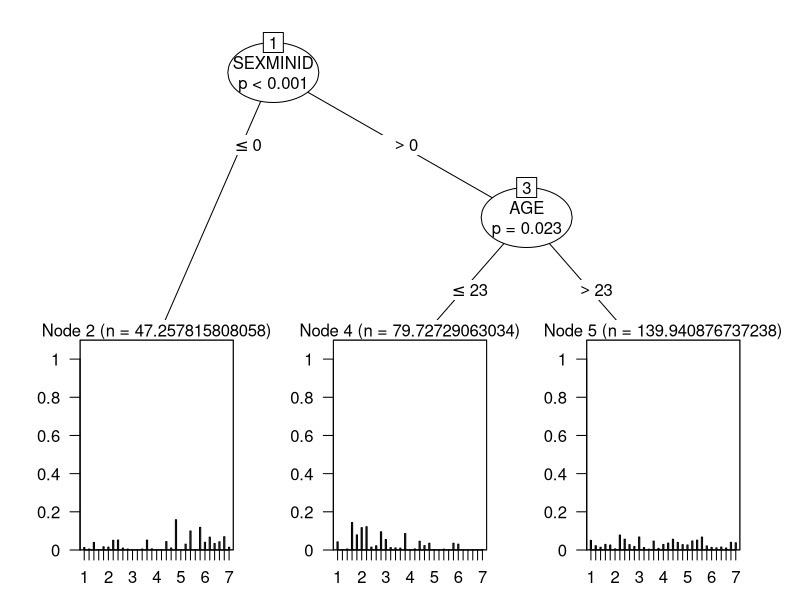
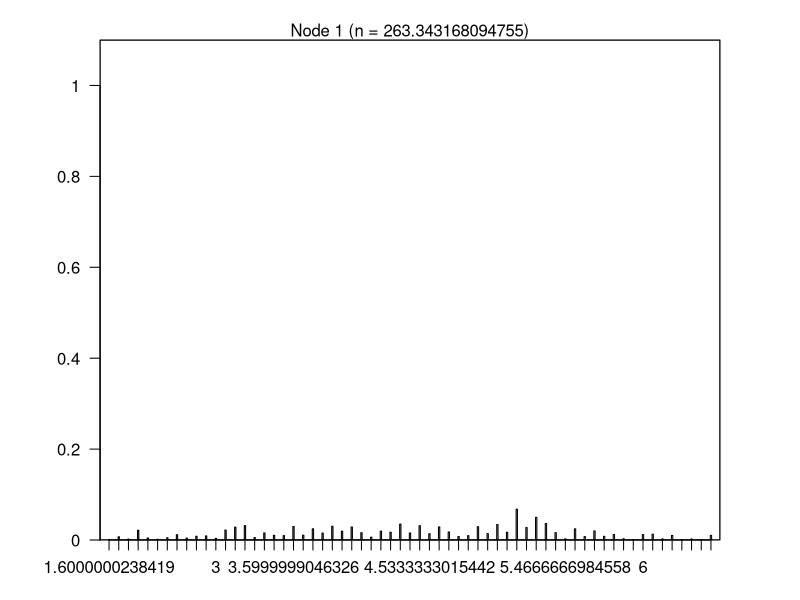
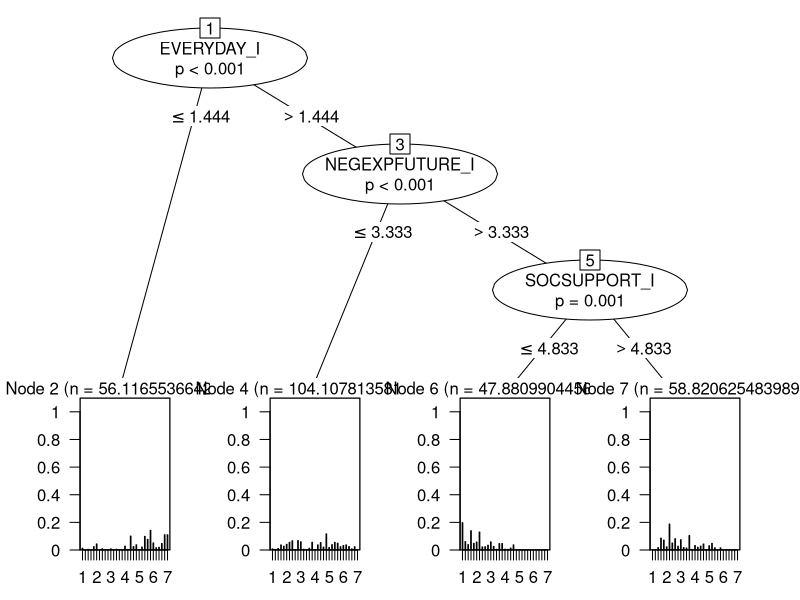
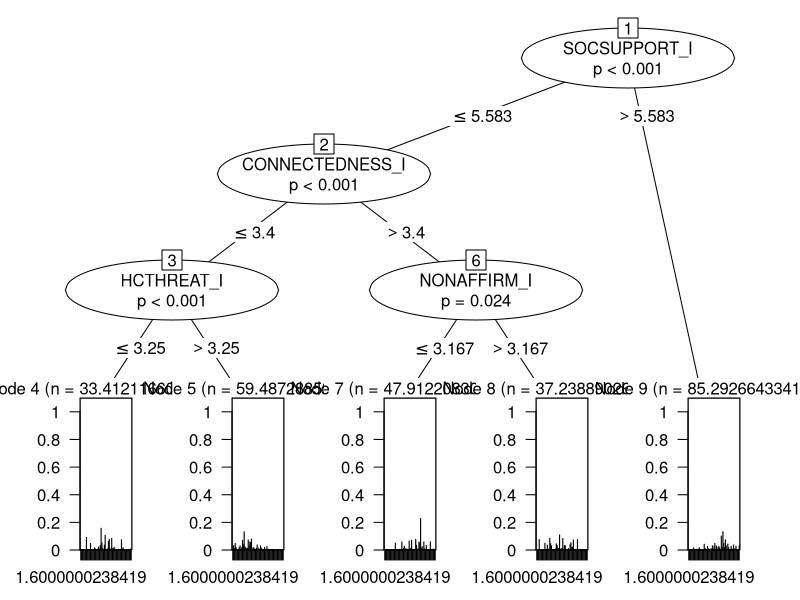

Source code (R) for these figures, in order:
## ---- chunk 1
library(partykit)
library(tidyverse)
## ---- chunk 2
transpop <- read.delim("37938-0005-Data.tsv")
## ---- chunk 3
transonly <- transpop |>
  filter(GENDER_IDENTITY > 2) |>
  mutate(GENDER_IDENTITY = as.factor(GENDER_IDENTITY)) |>
  select(
    STUDYID,
    WEIGHT_TRANSPOP,
    #demographics
    GENDER_IDENTITY,
    RACE_RECODE_CAT5,
    SEXMINID,
    AGE,
    #trans-specific variables
    INTERNALIZED_I,
    EVERYDAY_I,
    CHILDGNC_I,
    NONDISCLOSURE_I,
    NEGEXPFUTURE_I,
    SOCSUPPORT_I,
    CONNECTEDNESS_I,
    NONAFFIRM_I,
    HCTHREAT_I,
    #positive health outcomes
    LIFESAT,
    SOCIALWB
  )
## ---- chunk 4
# Life satisfaction - demographics only
lifesat_tree1 = ctree(
  formula = as.ordered(LIFESAT) ~ AGE + GENDER_IDENTITY + RACE_RECODE_CAT5 +
    SEXMINID,
  data = transonly,
  minbucket = 26,
  multiway = T,
  na.action = na.omit,
  weights = WEIGHT_TRANSPOP
)

# Social wellbeing - demographics only
socialwb_tree1 = ctree(
  formula = as.ordered(SOCIALWB) ~ AGE + GENDER_IDENTITY + RACE_RECODE_CAT5 +
    SEXMINID,
  data = transonly,
  minbucket = 26,
  multiway = T,
  na.action = na.omit,
  weights = WEIGHT_TRANSPOP
)

# Life satisfaction - stressors only
lifesat_tree_stressors = ctree(
  formula = as.ordered(LIFESAT) ~ INTERNALIZED_I +
    EVERYDAY_I + CHILDGNC_I + NONDISCLOSURE_I +
    NEGEXPFUTURE_I + SOCSUPPORT_I + CONNECTEDNESS_I +
    NONAFFIRM_I + HCTHREAT_I + SEXMINID,
  data = transonly,
  minbucket = 26,
  multiway = T,
  na.action = na.omit,
  weights = WEIGHT_TRANSPOP
)

# social wellbeing - stressors only
socialwb_tree_stressors = ctree(
  formula = as.ordered(SOCIALWB) ~ INTERNALIZED_I +
    EVERYDAY_I + CHILDGNC_I + NONDISCLOSURE_I +
    NEGEXPFUTURE_I + SOCSUPPORT_I + CONNECTEDNESS_I +
    NONAFFIRM_I + HCTHREAT_I + SEXMINID,
  data = transonly,
  minbucket = 26,
  multiway = T,
  na.action = na.omit,
  weights = WEIGHT_TRANSPOP
)

## ---- chunk 5
lifesat_tree1
plot(lifesat_tree1)
## ---- chunk 6
socialwb_tree1
plot(socialwb_tree1)
## ---- chunk 7
lifesat_tree_stressors
plot(lifesat_tree_stressors)
## ---- chunk 8
socialwb_tree_stressors
plot(socialwb_tree_stressors)
